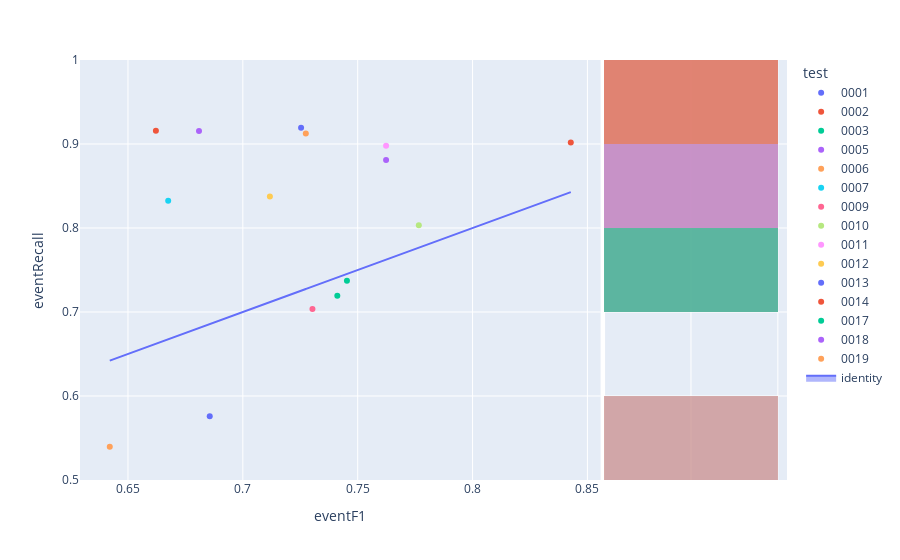

Notebook source saved alongside this figure:
### Code cell
fig=px.scatter(experimentModels,x='eventF1',y='eventRecall',color='test',hover_name='modelId', marginal_y="histogram")
fig.add_trace(
    go.Scatter(x=experimentModels['eventF1'], y=experimentModels['eventF1'], name="identity", mode='lines',fill="toself")
)
fig.show()

### Figure 1 — Plotly figure (JSON) as saved in the notebook; plotly's stock layout.template omitted (floating-point values rounded to 4 significant figures)
{"data": [{"hovertemplate": "<b>%{hovertext}</b><br><br>test=0001<br>eventF1=%{x}<br>eventRecall=%{y}<extra></extra>", "hovertext": ["e1d4b905-b790-4fe9-8a43-59b76a36b9dd"], "legendgroup": "0001", "marker": {"color": "#636efa", "symbol": "circle"}, "mode": "markers", "name": "0001", "orientation": "v", "showlegend": true, "type": "scatter", "x": [0.6856], "xaxis": "x", "y": [0.5758], "yaxis": "y"}, {"alignmentgroup": "True", "bingroup": "y", "hovertemplate": "test=0001<br>eventRecall=%{y}<br>count=%{x}<extra></extra>", "legendgroup": "0001", "marker": {"color": "#636efa"}, "name": "0001", "offsetgroup": "0001", "opacity": 0.5, "showlegend": false, "type": "histogram", "xaxis": "x2", "y": [0.5758], "yaxis": "y2"}, {"hovertemplate": "<b>%{hovertext}</b><br><br>test=0002<br>eventF1=%{x}<br>eventRecall=%{y}<extra></extra>", "hovertext": ["c1f62253-8dcf-4cc8-8b95-bde893a5a09e"], "legendgroup": "0002", "marker": {"color": "#EF553B", "symbol": "circle"}, "mode": "markers", "name": "0002", "orientation": "v", "showlegend": true, "type": "scatter", "x": [0.8428], "xaxis": "x", "y": [0.9018], "yaxis": "y"}, {"alignmentgroup": "True", "bingroup": "y", "hovertemplate": "test=0002<br>eventRecall=%{y}<br>count=%{x}<extra></extra>", "legendgroup": "0002", "marker": {"color": "#EF553B"}, "name": "0002", "offsetgroup": "0002", "opacity": 0.5, "showlegend": false, "type": "histogram", "xaxis": "x2", "y": [0.9018], "yaxis": "y2"}, {"hovertemplate": "<b>%{hovertext}</b><br><br>test=0003<br>eventF1=%{x}<br>eventRecall=%{y}<extra></extra>", "hovertext": ["4f00824a-e500-4ad5-8aec-b8f5322c821a"], "legendgroup": "0003", "marker": {"color": "#00cc96", "symbol": "circle"}, "mode": "markers", "name": "0003", "orientation": "v", "showlegend": true, "type": "scatter", "x": [0.7411], "xaxis": "x", "y": [0.7193], "yaxis": "y"}, {"alignmentgroup": "True", "bingroup": "y", "hovertemplate": "test=0003<br>eventRecall=%{y}<br>count=%{x}<extra></extra>", "legendgroup": "0003", "marker": {"color": "#00cc96"}, "name": "0003", "offsetgroup": "0003", "opacity": 0.5, "showlegend": false, "type": "histogram", "xaxis": "x2", "y": [0.7193], "yaxis": "y2"}, {"hovertemplate": "<b>%{hovertext}</b><br><br>test=0005<br>eventF1=%{x}<br>eventRecall=%{y}<extra></extra>", "hovertext": ["b729b67d-261b-41e9-8555-a5749e35811e"], "legendgroup": "0005", "marker": {"color": "#ab63fa", "symbol": "circle"}, "mode": "markers", "name": "0005", "orientation": "v", "showlegend": true, "type": "scatter", "x": [0.6809], "xaxis": "x", "y": [0.9155], "yaxis": "y"}, {"alignmentgroup": "True", "bingroup": "y", "hovertemplate": "test=0005<br>eventRecall=%{y}<br>count=%{x}<extra></extra>", "legendgroup": "0005", "marker": {"color": "#ab63fa"}, "name": "0005", "offsetgroup": "0005", "opacity": 0.5, "showlegend": false, "type": "histogram", "xaxis": "x2", "y": [0.9155], "yaxis": "y2"}, {"hovertemplate": "<b>%{hovertext}</b><br><br>test=0006<br>eventF1=%{x}<br>eventRecall=%{y}<extra></extra>", "hovertext": ["d084f1f0-06ef-468e-b82e-16b5f96fdc69"], "legendgroup": "0006", "marker": {"color": "#FFA15A", "symbol": "circle"}, "mode": "markers", "name": "0006", "orientation": "v", "showlegend": true, "type": "scatter", "x": [0.6421], "xaxis": "x", "y": [0.5395], "yaxis": "y"}, {"alignmentgroup": "True", "bingroup": "y", "hovertemplate": "test=0006<br>eventRecall=%{y}<br>count=%{x}<extra></extra>", "legendgroup": "0006", "marker": {"color": "#FFA15A"}, "name": "0006", "offsetgroup": "0006", "opacity": 0.5, "showlegend": false, "type": "histogram", "xaxis": "x2", "y": [0.5395], "yaxis": "y2"}, {"hovertemplate": "<b>%{hovertext}</b><br><br>test=0007<br>eventF1=%{x}<br>eventRecall=%{y}<extra></extra>", "hovertext": ["e4a48e65-6ade-4c80-a360-abf73bd39eeb"], "legendgroup": "0007", "marker": {"color": "#19d3f3", "symbol": "circle"}, "mode": "markers", "name": "0007", "orientation": "v", "showlegend": true, "type": "scatter", "x": [0.6675], "xaxis": "x", "y": [0.8325], "yaxis": "y"}, {"alignmentgroup": "True", "bingroup": "y", "hovertemplate": "test=0007<br>eventRecall=%{y}<br>count=%{x}<extra></extra>", "legendgroup": "0007", "marker": {"color": "#19d3f3"}, "name": "0007", "offsetgroup": "0007", "opacity": 0.5, "showlegend": false, "type": "histogram", "xaxis": "x2", "y": [0.8325], "yaxis": "y2"}, {"hovertemplate": "<b>%{hovertext}</b><br><br>test=0009<br>eventF1=%{x}<br>eventRecall=%{y}<extra></extra>", "hovertext": ["1eca4001-1d4f-4d59-b1de-1b02a0d6f95f"], "legendgroup": "0009", "marker": {"color": "#FF6692", "symbol": "circle"}, "mode": "markers", "name": "0009", "orientation": "v", "showlegend": true, "type": "scatter", "x": [0.7303], "xaxis": "x", "y": [0.7037], "yaxis": "y"}, {"alignmentgroup": "True", "bingroup": "y", "hovertemplate": "test=0009<br>eventRecall=%{y}<br>count=%{x}<extra></extra>", "legendgroup": "0009", "marker": {"color": "#FF6692"}, "name": "0009", "offsetgroup": "0009", "opacity": 0.5, "showlegend": false, "type": "histogram", "xaxis": "x2", "y": [0.7037], "yaxis": "y2"}, {"hovertemplate": "<b>%{hovertext}</b><br><br>test=0010<br>eventF1=%{x}<br>eventRecall=%{y}<extra></extra>", "hovertext": ["c35d7164-a086-4277-899c-731c13b90a75"], "legendgroup": "0010", "marker": {"color": "#B6E880", "symbol": "circle"}, "mode": "markers", "name": "0010", "orientation": "v", "showlegend": true, "type": "scatter", "x": [0.7766], "xaxis": "x", "y": [0.8032], "yaxis": "y"}, {"alignmentgroup": "True", "bingroup": "y", "hovertemplate": "test=0010<br>eventRecall=%{y}<br>count=%{x}<extra></extra>", "legendgroup": "0010", "marker": {"color": "#B6E880"}, "name": "0010", "offsetgroup": "0010", "opacity": 0.5, "showlegend": false, "type": "histogram", "xaxis": "x2", "y": [0.8032], "yaxis": "y2"}, {"hovertemplate": "<b>%{hovertext}</b><br><br>test=0011<br>eventF1=%{x}<br>eventRecall=%{y}<extra></extra>", "hovertext": ["d610a0a1-aae2-46e6-b31e-a91cb6c987fe"], "legendgroup": "0011", "marker": {"color": "#FF97FF", "symbol": "circle"}, "mode": "markers", "name": "0011", "orientation": "v", "showlegend": true, "type": "scatter", "x": [0.7624], "xaxis": "x", "y": [0.898], "yaxis": "y"}, {"alignmentgroup": "True", "bingroup": "y", "hovertemplate": "test=0011<br>eventRecall=%{y}<br>count=%{x}<extra></extra>", "legendgroup": "0011", "marker": {"color": "#FF97FF"}, "name": "0011", "offsetgroup": "0011", "opacity": 0.5, "showlegend": false, "type": "histogram", "xaxis": "x2", "y": [0.898], "yaxis": "y2"}, {"hovertemplate": "<b>%{hovertext}</b><br><br>test=0012<br>eventF1=%{x}<br>eventRecall=%{y}<extra></extra>", "hovertext": ["58ce72d9-8af2-4491-8cb9-99536ad462a1"], "legendgroup": "0012", "marker": {"color": "#FECB52", "symbol": "circle"}, "mode": "markers", "name": "0012", "orientation": "v", "showlegend": true, "type": "scatter", "x": [0.7118], "xaxis": "x", "y": [0.8374], "yaxis": "y"}, {"alignmentgroup": "True", "bingroup": "y", "hovertemplate": "test=0012<br>eventRecall=%{y}<br>count=%{x}<extra></extra>", "legendgroup": "0012", "marker": {"color": "#FECB52"}, "name": "0012", "offsetgroup": "0012", "opacity": 0.5, "showlegend": false, "type": "histogram", "xaxis": "x2", "y": [0.8374], "yaxis": "y2"}, {"hovertemplate": "<b>%{hovertext}</b><br><br>test=0013<br>eventF1=%{x}<br>eventRecall=%{y}<extra></extra>", "hovertext": ["b0dc28a7-8906-48a2-9333-829d89d4da08"], "legendgroup": "0013", "marker": {"color": "#636efa", "symbol": "circle"}, "mode": "markers", "name": "0013", "orientation": "v", "showlegend": true, "type": "scatter", "x": [0.7254], "xaxis": "x", "y": [0.9193], "yaxis": "y"}, {"alignmentgroup": "True", "bingroup": "y", "hovertemplate": "test=0013<br>eventRecall=%{y}<br>count=%{x}<extra></extra>", "legendgroup": "0013", "marker": {"color": "#636efa"}, "name": "0013", "offsetgroup": "0013", "opacity": 0.5, "showlegend": false, "type": "histogram", "xaxis": "x2", "y": [0.9193], "yaxis": "y2"}, {"hovertemplate": "<b>%{hovertext}</b><br><br>test=0014<br>eventF1=%{x}<br>eventRecall=%{y}<extra></extra>", "hovertext": ["54cb709f-d446-42be-9fd1-06990c8afe3f"], "legendgroup": "0014", "marker": {"color": "#EF553B", "symbol": "circle"}, "mode": "markers", "name": "0014", "orientation": "v", "showlegend": true, "type": "scatter", "x": [0.6622], "xaxis": "x", "y": [0.9158], "yaxis": "y"}, {"alignmentgroup": "True", "bingroup": "y", "hovertemplate": "test=0014<br>eventRecall=%{y}<br>count=%{x}<extra></extra>", "legendgroup": "0014", "marker": {"color": "#EF553B"}, "name": "0014", "offsetgroup": "0014", "opacity": 0.5, "showlegend": false, "type": "histogram", "xaxis": "x2", "y": [0.9158], "yaxis": "y2"}, {"hovertemplate": "<b>%{hovertext}</b><br><br>test=0017<br>eventF1=%{x}<br>eventRecall=%{y}<extra></extra>", "hovertext": ["16ad2dbe-89ae-49a8-bb50-2fe8808350e1"], "legendgroup": "0017", "marker": {"color": "#00cc96", "symbol": "circle"}, "mode": "markers", "name": "0017", "orientation": "v", "showlegend": true, "type": "scatter", "x": [0.7453], "xaxis": "x", "y": [0.7372], "yaxis": "y"}, {"alignmentgroup": "True", "bingroup": "y", "hovertemplate": "test=0017<br>eventRecall=%{y}<br>count=%{x}<extra></extra>", "legendgroup": "0017", "marker": {"color": "#00cc96"}, "name": "0017", "offsetgroup": "0017", "opacity": 0.5, "showlegend": false, "type": "histogram", "xaxis": "x2", "y": [0.7372], "yaxis": "y2"}, {"hovertemplate": "<b>%{hovertext}</b><br><br>test=0018<br>eventF1=%{x}<br>eventRecall=%{y}<extra></extra>", "hovertext": ["b98204bb-7019-427e-a9f2-a672dfd87243"], "legendgroup": "0018", "marker": {"color": "#ab63fa", "symbol": "circle"}, "mode": "markers", "name": "0018", "orientation": "v", "showlegend": true, "type": "scatter", "x": [0.7624], "xaxis": "x", "y": [0.881], "yaxis": "y"}, {"alignmentgroup": "True", "bingroup": "y", "hovertemplate": "test=0018<br>eventRecall=%{y}<br>count=%{x}<extra></extra>", "legendgroup": "0018", "marker": {"color": "#ab63fa"}, "name": "0018", "offsetgroup": "0018", "opacity": 0.5, "showlegend": false, "type": "histogram", "xaxis": "x2", "y": [0.881], "yaxis": "y2"}, {"hovertemplate": "<b>%{hovertext}</b><br><br>test=0019<br>eventF1=%{x}<br>eventRecall=%{y}<extra></extra>", "hovertext": ["48b09ab7-ec21-48fa-ae25-c197b95a7389"], "legendgroup": "0019", "marker": {"color": "#FFA15A", "symbol": "circle"}, "mode": "markers", "name": "0019", "orientation": "v", "showlegend": true, "type": "scatter", "x": [0.7274], "xaxis": "x", "y": [0.9124], "yaxis": "y"}, {"alignmentgroup": "True", "bingroup": "y", "hovertemplate": "test=0019<br>eventRecall=%{y}<br>count=%{x}<extra></extra>", "legendgroup": "0019", "marker": {"color": "#FFA15A"}, "name": "0019", "offsetgroup": "0019", "opacity": 0.5, "showlegend": false, "type": "histogram", "xaxis": "x2", "y": [0.9124], "yaxis": "y2"}, {"fill": "toself", "mode": "lines", "name": "identity", "type": "scatter", "x": [0.6856, 0.8428, 0.7411, 0.6809, 0.6421, 0.6675, 0.7303, 0.7766, 0.7624, 0.7118, 0.7254, 0.6622, 0.7453, 0.7624, 0.7274], "y": [0.6856, 0.8428, 0.7411, 0.6809, 0.6421, 0.6675, 0.7303, 0.7766, 0.7624, 0.7118, 0.7254, 0.6622, 0.7453, 0.7624, 0.7274]}], "layout": {"barmode": "overlay", "legend": {"title": {"text": "test"}, "tracegroupgap": 0}, "margin": {"t": 60}, "xaxis": {"anchor": "y", "domain": [0, 0.7363], "title": {"text": "eventF1"}}, "xaxis2": {"anchor": "y2", "domain": [0.7413, 1], "matches": "x2", "showgrid": true, "showline": false, "showticklabels": false, "ticks": ""}, "yaxis": {"anchor": "x", "domain": [0, 1], "title": {"text": "eventRecall"}}, "yaxis2": {"anchor": "x2", "domain": [0, 1], "matches": "y", "showgrid": true, "showticklabels": false}}}
